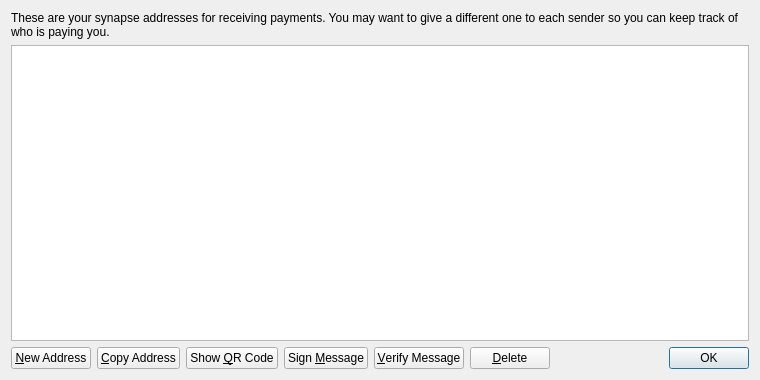
<?xml version="1.0" encoding="UTF-8"?>
<ui version="4.0">
 <class>AddressBookPage</class>
 <widget class="QWidget" name="AddressBookPage">
  <property name="geometry">
   <rect>
    <x>0</x>
    <y>0</y>
    <width>760</width>
    <height>380</height>
   </rect>
  </property>
  <property name="windowTitle">
   <string>Address Book</string>
  </property>
  <layout class="QVBoxLayout" name="verticalLayout">
   <item>
    <widget class="QLabel" name="labelExplanation">
     <property name="text">
      <string>These are your synapse addresses for receiving payments. You may want to give a different one to each sender so you can keep track of who is paying you.</string>
     </property>
     <property name="textFormat">
      <enum>Qt::PlainText</enum>
     </property>
     <property name="wordWrap">
      <bool>true</bool>
     </property>
    </widget>
   </item>
   <item>
    <widget class="QTableView" name="tableView">
     <property name="contextMenuPolicy">
      <enum>Qt::CustomContextMenu</enum>
     </property>
     <property name="toolTip">
      <string>Double-click to edit address or label</string>
     </property>
     <property name="tabKeyNavigation">
      <bool>false</bool>
     </property>
     <property name="alternatingRowColors">
      <bool>true</bool>
     </property>
     <property name="selectionMode">
      <enum>QAbstractItemView::SingleSelection</enum>
     </property>
     <property name="selectionBehavior">
      <enum>QAbstractItemView::SelectRows</enum>
     </property>
     <property name="sortingEnabled">
      <bool>true</bool>
     </property>
     <attribute name="verticalHeaderVisible">
      <bool>false</bool>
     </attribute>
    </widget>
   </item>
   <item>
    <layout class="QHBoxLayout" name="horizontalLayout">
     <item>
      <widget class="QPushButton" name="newAddressButton">
       <property name="toolTip">
        <string>Create a new address</string>
       </property>
       <property name="text">
        <string>&amp;New Address</string>
       </property>
       <property name="icon">
        <iconset resource="../bitcoin.qrc">
         <normaloff>:/icons/add</normaloff>:/icons/add</iconset>
       </property>
      </widget>
     </item>
     <item>
      <widget class="QPushButton" name="copyToClipboard">
       <property name="toolTip">
        <string>Copy the currently selected address to the system clipboard</string>
       </property>
       <property name="text">
        <string>&amp;Copy Address</string>
       </property>
       <property name="icon">
        <iconset resource="../bitcoin.qrc">
         <normaloff>:/icons/editcopy</normaloff>:/icons/editcopy</iconset>
       </property>
      </widget>
     </item>
     <item>
      <widget class="QPushButton" name="showQRCode">
       <property name="text">
        <string>Show &amp;QR Code</string>
       </property>
       <property name="icon">
        <iconset resource="../bitcoin.qrc">
         <normaloff>:/icons/qrcode</normaloff>:/icons/qrcode</iconset>
       </property>
      </widget>
     </item>
     <item>
      <widget class="QPushButton" name="signMessage">
       <property name="toolTip">
        <string>Sign a message to prove you own a synapse address</string>
       </property>
       <property name="text">
        <string>Sign &amp;Message</string>
       </property>
       <property name="icon">
        <iconset resource="../bitcoin.qrc">
         <normaloff>:/icons/edit</normaloff>:/icons/edit</iconset>
       </property>
      </widget>
     </item>
     <item>
      <widget class="QPushButton" name="verifyMessage">
       <property name="toolTip">
        <string>Verify a message to ensure it was signed with a specified synapse address</string>
       </property>
       <property name="text">
        <string>&amp;Verify Message</string>
       </property>
       <property name="icon">
        <iconset resource="../bitcoin.qrc">
         <normaloff>:/icons/transaction_0</normaloff>:/icons/transaction_0</iconset>
       </property>
      </widget>
     </item>
     <item>
      <widget class="QPushButton" name="deleteButton">
       <property name="toolTip">
        <string>Delete the currently selected address from the list</string>
       </property>
       <property name="text">
        <string>&amp;Delete</string>
       </property>
       <property name="icon">
        <iconset resource="../bitcoin.qrc">
         <normaloff>:/icons/remove</normaloff>:/icons/remove</iconset>
       </property>
      </widget>
     </item>
     <item>
      <spacer name="horizontalSpacer">
       <property name="orientation">
        <enum>Qt::Horizontal</enum>
       </property>
       <property name="sizeHint" stdset="0">
        <size>
         <width>40</width>
         <height>20</height>
        </size>
       </property>
      </spacer>
     </item>
     <item>
      <widget class="QDialogButtonBox" name="buttonBox">
       <property name="sizePolicy">
        <sizepolicy hsizetype="Maximum" vsizetype="Fixed">
         <horstretch>0</horstretch>
         <verstretch>0</verstretch>
        </sizepolicy>
       </property>
       <property name="standardButtons">
        <set>QDialogButtonBox::Ok</set>
       </property>
      </widget>
     </item>
    </layout>
   </item>
  </layout>
 </widget>
 <resources>
  <include location="../bitcoin.qrc"/>
 </resources>
 <connections/>
</ui>
